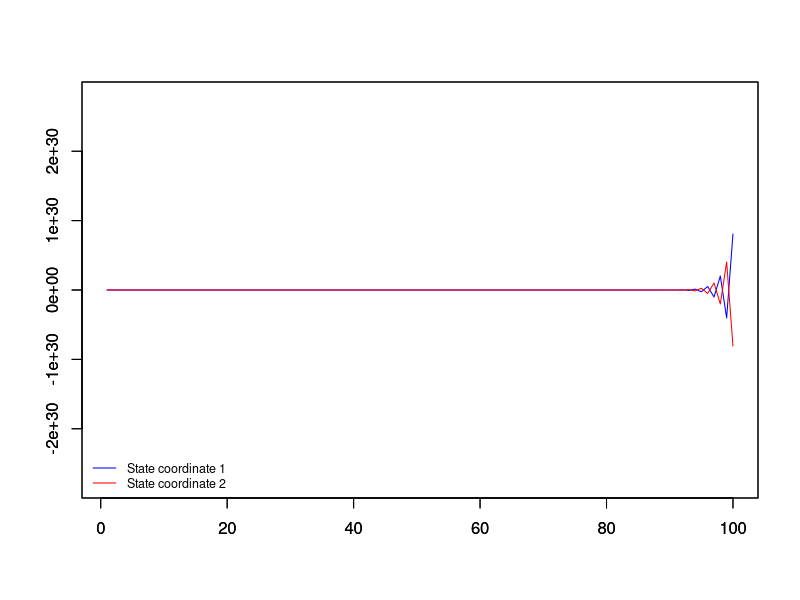
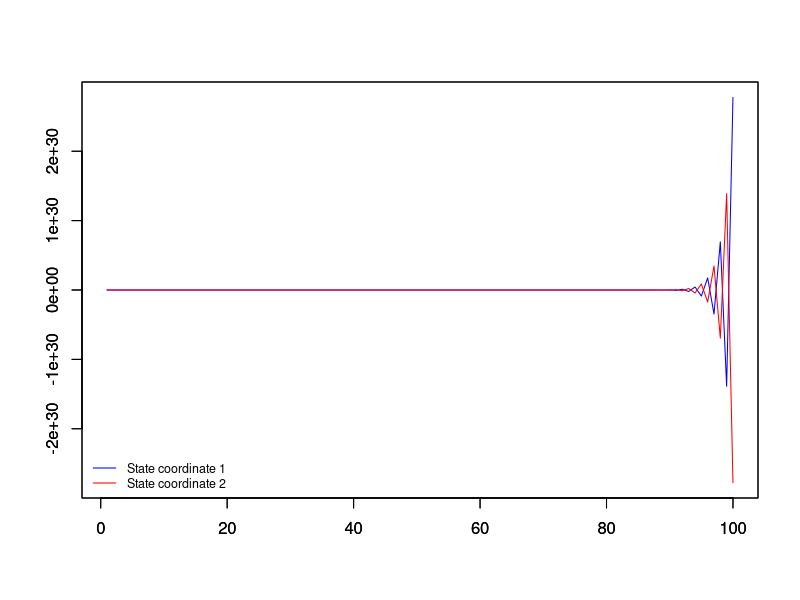
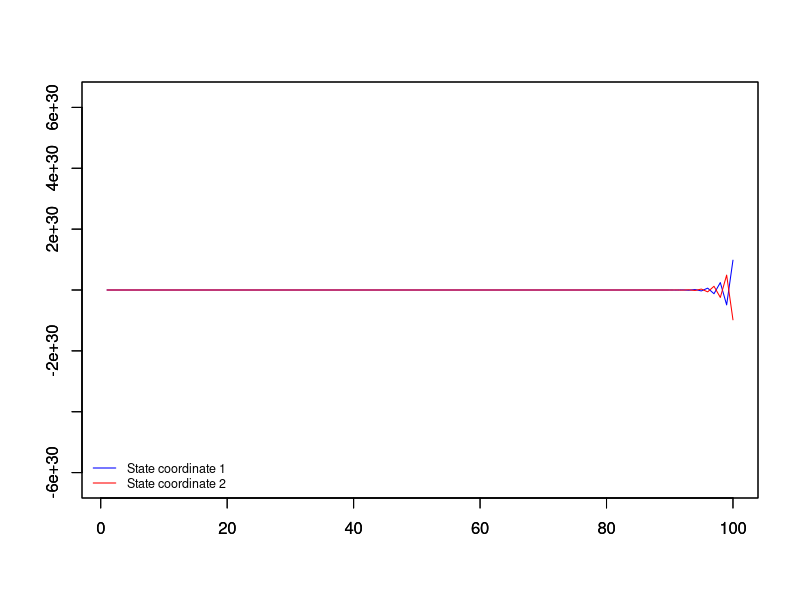
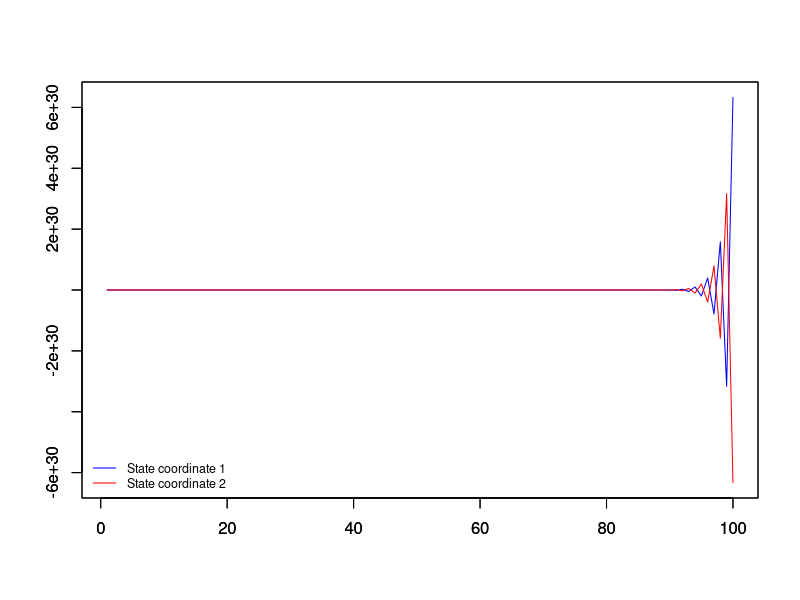
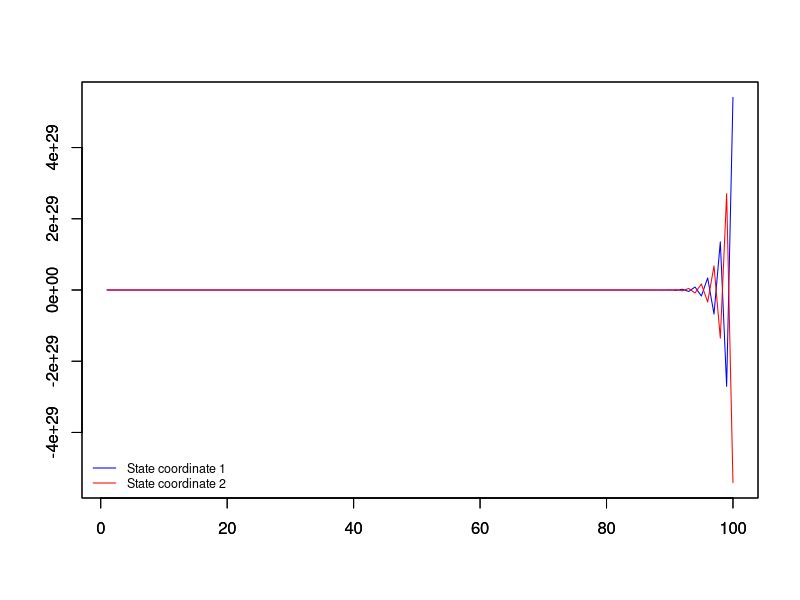
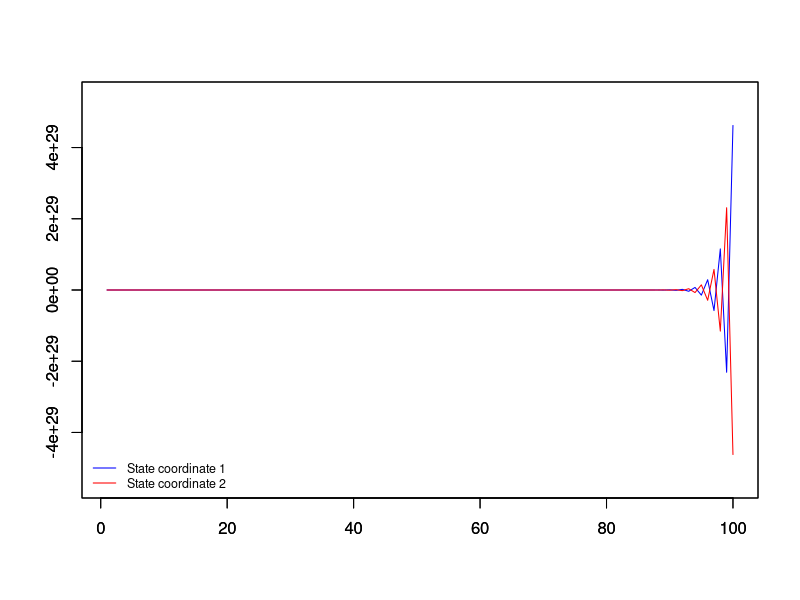
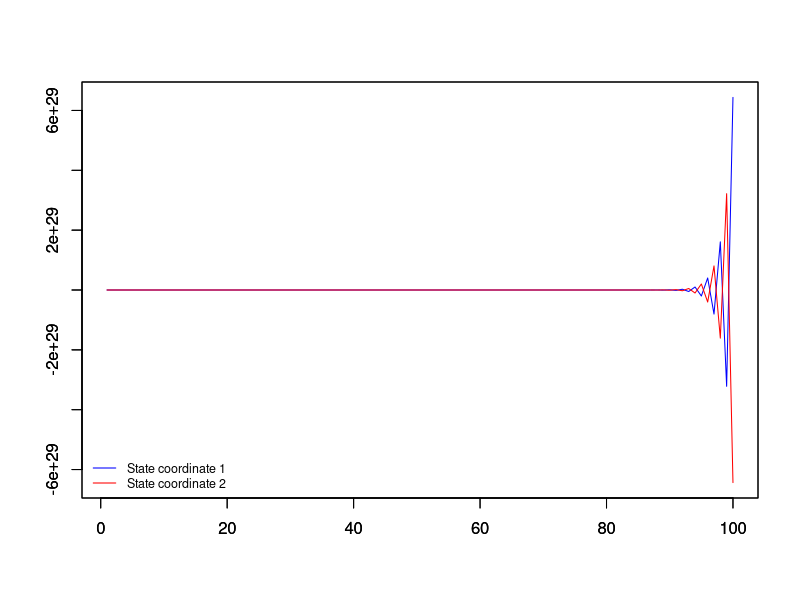
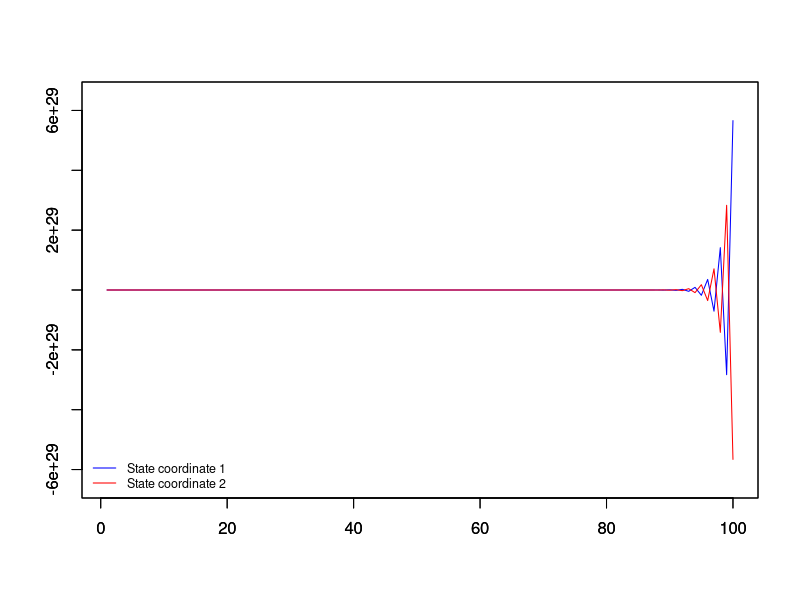

The R script that drew these images, in order:
################################################################################
####################              Problemset 4              ####################
################################################################################

# Author:       Denitsa Panova, Zsuzsa Holler, Felix Gutmann, Thomas Vicente
# Programm:     Barcelona graduate school of economics - M.S. Data Science 
# Course:       15D012 - Advanced Computational Methods (Term 2)
# Exercise:     5 - LQR Computational Assignment
# Last update:  16.03.16

################################################################################
### Preamble
################################################################################

### Clear workspace
rm(list = ls())

### Set working directory

### Load package
if (!require("mvtnorm")) install.packages("mvtnorm"); library(mvtnorm)
if (!require("matrixcalc")) install.packages("matrixcalc"); library(matrixcalc)
if (!require("Matrix")) install.packages("Matrix"); library(Matrix)
if (!require("rlist")) install.packages("rlist"); library(rlist)

### Initialize auxilliary function

  # Shorten as.matrix command 
  AM <- function(x){ as.matrix(x) }
  
################################################################################
# Initialize functions to compute the states
################################################################################
  
compute.states <- function(  N  = 100, 
                             x0 = c(1,1), 
                             D  = diag(2),  
                             R  = diag(2) * c( 1, 2 ) , 
                             A  = matrix( sample(6,4,replace=TRUE), 2, 2),
                             B  = matrix( sample(6,4,replace=TRUE), 2, 2),
                             C  = c( 1, 1 ) )
{
# Set mean for disturbance
mu      <- c( 0 , 0 )
# Initialize matrices
x       <- matrix( NA , nrow = N , ncol = 2 )
x[1,]   <- x0 
Q       <- C %*% t(C)
K       <- list()
K[[N]]  <- Q
L       <- list()

# Compute K and L matrices
for (k in (N-1):1){

K[[k]] <-   t(A) %*% ( K[[(k+1)]] - K[[(k+1)]] %*% B %*% solve( t(B) %*% K[[(k+1)]] %*% B + R ) %*% t(B) %*% K[[(k+1)]] ) %*% A + Q
L[[k]] <- - solve( t(B) %*% K[[(k+1)]] %*% B + R) %*% t(B) %*% K[[(k+1)]] %*% A

}

# Compute states
for( k in 2:N ){
  
u.temp <- L[[(k - 1)]] %*% x[(k-1),]
w      <- rmvnorm( 1 , mean = mu , sigma = D ) 
x[k,]  <- A %*% AM( x[(k-1),] ) + B %*% u.temp + t(w)
  
}

# Return states
return(x)

}

# Compute states using the algebraic regati equation
rigati.states <- function(  N  = 100, 
                            x0 = c(1,1), 
                            D  = diag(2),  
                            R  = diag(2) * c( 1, 2 ) , 
                            A  = matrix( sample(6,4,replace=TRUE), 2, 2),
                            B  = matrix( sample(6,4,replace=TRUE), 2, 2),
                            C  = c( 1, 1 ) )
{
  # Set mean for disturbance
  mu      <- c( 0 , 0 )
  # Initialize matrices
  x       <- matrix( NA , nrow = N , ncol = 2 )
  x[1,]   <- x0 
  Q       <- C %*% t(C)
  K       <- Q

  # Compute K and L matrices
  
  K <- t(A) %*% ( K - K %*%B %*%solve( t(B) %*%K %*%B+R ) %*%t(B) %*%K)  %*% A + Q
  L <- - solve( t(B) %*% K %*% B + R ) %*%t(B) %*% K %*% A
  
  
  # Compute states
  for( k in 2:N ){
    
    u.temp <- L %*% x[(k-1),]
    w      <- rmvnorm( 1 , mean = mu , sigma = D ) 
    x[k,]  <- A %*% AM( x[(k-1),] ) + B %*% u.temp + t(w)
    
  }
  
  # Return states
  return(x)
  
}

################################################################################
### 1) Fix R and x0 / Use two different D ( D2 >> D1 )
################################################################################

A  = matrix( sample(4,4,replace=TRUE), 2, 2)
B  = matrix( sample(4,4,replace=TRUE), 2, 2)

D1 <- diag( 2 ) * c( 1 ,   1 )
D2 <- diag( 2 ) * c( 100 , 100 )

p01 <- compute.states( D = D1 , A = A, B = B )
p02 <- compute.states( D = D2 , A = A, B = B )

t <- 1:nrow(p01)

ymin <- min( c( p02[,1],p01[,2],  p02[,1],p02[,2] ))
ymax <- max( c(p02[,1],p01[,2],  p02[,1],p02[,2]  ))

plot( t , p01[,1] , type='l', col = 'blue' , ylim = c( ymin,ymax ), xlab = '', ylab = '')   
par( new = TRUE )
plot( t , p01[,2] , type='l', col = 'red' , ylim = c( ymin,ymax ), xlab = '', ylab = '')   
legend('bottomleft', c('State coordinate 1','State coordinate 2') , 
       lty=1, col=c('blue', 'red'), bty='n', cex=.75)

plot( t , p02[,1] , type='l', col = 'blue' , ylim = c( ymin,ymax ), xlab = '', ylab = '')   
par( new = TRUE )
plot( t , p02[,2] , type='l', col = 'red' , ylim = c( ymin,ymax ), xlab = '', ylab = '')   
legend('bottomleft', c('State coordinate 1','State coordinate 2') , 
       lty=1, col=c('blue', 'red'), bty='n', cex=.75)

################################################################################
### 2) Fix R and D / Use two different x0 ( x02 >> x01 )
################################################################################

x1 <- c( 1 , 1)
x2 <- c( 10, 10)

p03 <- compute.states( x0 = x1,A = A, B = B  )
p04 <- compute.states( x0 = x2,A = A, B = B  )

t2 <- 1:nrow(p02)

ymin <- min( c( p03[,1],p03[,2],  p04[,1],p04[,2] ))
ymax <- max( c( p03[,1],p03[,2],  p04[,1],p04[,2] ))


plot( t2 , p03[,1] , type='l', col = 'blue' , ylim = c( ymin,ymax ), xlab = '', ylab = '')   
par( new = TRUE )
plot( t2 , p03[,2] , type='l', col = 'red' , ylim = c( ymin,ymax ), xlab = '', ylab = '')   
legend('bottomleft', c('State coordinate 1','State coordinate 2') , 
       lty=1, col=c('blue', 'red'), bty='n', cex=.75)

#if( save == TRUE){ png( 'p01.png' ) }
plot( t2 , p04[,1] , type='l', col = 'blue' , ylim = c( ymin,ymax ), xlab = '', ylab = '')   
par( new = TRUE )
plot( t2 , p04[,2] , type='l', col = 'red' , ylim = c( ymin,ymax ), xlab = '', ylab = '')   
legend('bottomleft', c('State coordinate 1','State coordinate 2') , 
       lty=1, col=c('blue', 'red'), bty='n', cex=.75)

################################################################################
### 2) Fix x0 and D / Use two different R ( R02 >> R01 )
################################################################################

R1 <- diag(2) * c(0.5,0.2)
R2 <- diag(2) * c(100,100)

p05 <- compute.states( A = A, B = B, R = R1  )
p06 <- compute.states( A = A, B = B, R = R2  )

t3 <- 1:nrow(p05)

ymin <- min( c( p05[,1],p05[,2],  p06[,1],p06[,2] ))
ymax <- max( c( p05[,1],p05[,2],  p06[,1],p06[,2] ))


plot( t3 , p05[,1] , type='l', col = 'blue' , ylim = c( ymin,ymax ), xlab = '', ylab = '')   
par( new = TRUE )
plot( t3 , p05[,2] , type='l', col = 'red' , ylim = c( ymin,ymax ), xlab = '', ylab = '')   
legend('bottomleft', c('State coordinate 1','State coordinate 2') , 
       lty=1, col=c('blue', 'red'), bty='n', cex=.75)

#if( save == TRUE){ png( 'p01.png' ) }
plot( t3 , p06[,1] , type='l', col = 'blue' , ylim = c( ymin,ymax ), xlab = '', ylab = '')   
par( new = TRUE )
plot( t3 , p06[,2] , type='l', col = 'red' , ylim = c( ymin,ymax ), xlab = '', ylab = '')   
legend('bottomleft', c('State coordinate 1','State coordinate 2') , 
       lty=1, col=c('blue', 'red'), bty='n', cex=.75)


################################################################################
### 3) FFix R, x0, and D / system under optimal 
### control vs. steady-state control (given by the algebraic Riccati equation).
################################################################################

p07 <- rigati.states(  A = A, B = B )
p08 <- compute.states( A = A, B = B )


t4 <- 1:nrow(p05)

ymin <- min( c( p07[,1],p07[,2],  p08[,1],p08[,2] ))
ymax <- max( c( p07[,1],p07[,2],  p08[,1],p08[,2] ))

plot( t4 , p07[,1] , type='l', col = 'blue' , ylim = c( ymin,ymax ), xlab = '', ylab = '')   
par( new = TRUE )
plot( t4 , p07[,2] , type='l', col = 'red' , ylim = c( ymin,ymax ), xlab = '', ylab = '')   
legend('bottomleft', c('State coordinate 1','State coordinate 2') , 
       lty=1, col=c('blue', 'red'), bty='n', cex=.75)


plot( t4 , p08[,1] , type='l', col = 'blue' , ylim = c( ymin,ymax ), xlab = '', ylab = '')   
par( new = TRUE )
plot( t4 , p08[,2] , type='l', col = 'red' , ylim = c( ymin,ymax ), xlab = '', ylab = '')   
legend('bottomleft', c('State coordinate 1','State coordinate 2') , 
       lty=1, col=c('blue', 'red'), bty='n', cex=.75)


################################################################################

################################################################################
